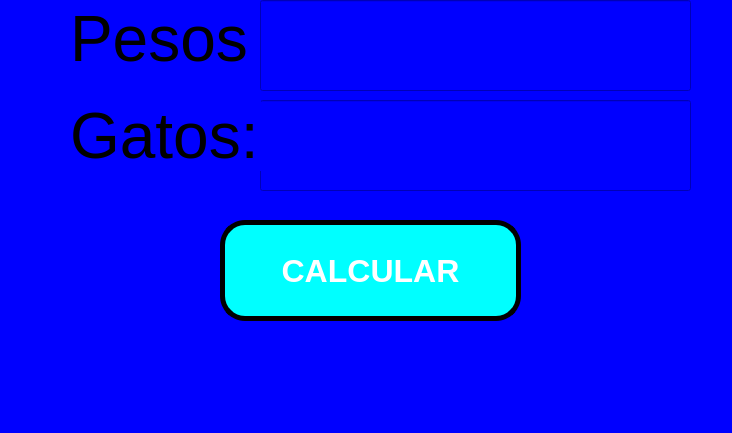
<?xml version="1.0" encoding="UTF-8"?>
<ui version="4.0">
 <class>MainWindow</class>
 <widget class="QMainWindow" name="MainWindow">
  <property name="geometry">
   <rect>
    <x>0</x>
    <y>0</y>
    <width>732</width>
    <height>433</height>
   </rect>
  </property>
  <property name="windowTitle">
   <string>MainWindow</string>
  </property>
  <property name="styleSheet">
   <string notr="true">background-color: rgb(0, 0, 255);</string>
  </property>
  <widget class="QWidget" name="centralwidget">
   <widget class="QPushButton" name="btn_calcular">
    <property name="geometry">
     <rect>
      <x>220</x>
      <y>220</y>
      <width>301</width>
      <height>101</height>
     </rect>
    </property>
    <property name="font">
     <font>
      <pointsize>24</pointsize>
      <weight>75</weight>
      <italic>false</italic>
      <bold>true</bold>
      <underline>false</underline>
      <strikeout>false</strikeout>
      <kerning>true</kerning>
     </font>
    </property>
    <property name="styleSheet">
     <string notr="true">background-color: rgb(0, 255, 255);
color: rgb(255, 255, 255);
border-radius: 25px;
border: 5px solid black;</string>
    </property>
    <property name="text">
     <string>CALCULAR</string>
    </property>
   </widget>
   <widget class="QLineEdit" name="txt_num">
    <property name="geometry">
     <rect>
      <x>260</x>
      <y>0</y>
      <width>431</width>
      <height>91</height>
     </rect>
    </property>
    <property name="font">
     <font>
      <pointsize>48</pointsize>
     </font>
    </property>
    <property name="text">
     <string/>
    </property>
    <property name="alignment">
     <set>Qt::AlignCenter</set>
    </property>
   </widget>
   <widget class="QLineEdit" name="txt_resultado">
    <property name="geometry">
     <rect>
      <x>260</x>
      <y>100</y>
      <width>431</width>
      <height>91</height>
     </rect>
    </property>
    <property name="font">
     <font>
      <pointsize>48</pointsize>
     </font>
    </property>
    <property name="text">
     <string/>
    </property>
    <property name="alignment">
     <set>Qt::AlignCenter</set>
    </property>
   </widget>
   <widget class="QLabel" name="label">
    <property name="geometry">
     <rect>
      <x>70</x>
      <y>0</y>
      <width>181</width>
      <height>81</height>
     </rect>
    </property>
    <property name="text">
     <string>&lt;html&gt;&lt;head/&gt;&lt;body&gt;&lt;p&gt;&lt;span style=&quot; font-size:48pt;&quot;&gt;Pesos:&lt;/span&gt;&lt;/p&gt;&lt;/body&gt;&lt;/html&gt;</string>
    </property>
   </widget>
   <widget class="QLabel" name="label_2">
    <property name="geometry">
     <rect>
      <x>70</x>
      <y>100</y>
      <width>191</width>
      <height>71</height>
     </rect>
    </property>
    <property name="text">
     <string>&lt;html&gt;&lt;head/&gt;&lt;body&gt;&lt;p&gt;&lt;span style=&quot; font-size:48pt;&quot;&gt;Gatos:&lt;/span&gt;&lt;/p&gt;&lt;/body&gt;&lt;/html&gt;</string>
    </property>
   </widget>
  </widget>
  <widget class="QMenuBar" name="menubar">
   <property name="geometry">
    <rect>
     <x>0</x>
     <y>0</y>
     <width>732</width>
     <height>22</height>
    </rect>
   </property>
  </widget>
  <widget class="QStatusBar" name="statusbar"/>
 </widget>
 <resources/>
 <connections/>
</ui>
